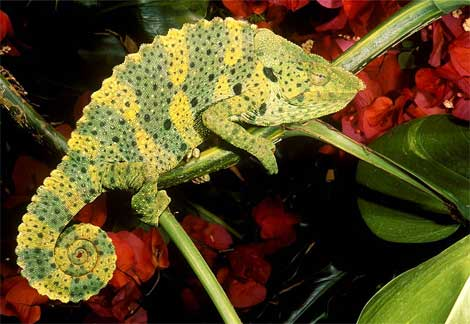
#> input picture images/chameleon1.jpg, 470 x 324 px, given in place of frame30.png, which was not available
$ python testS.py   (Python 2 division)
#> lines starting #> are read from the running program, lines starting #| are printed output that depends on the picture
### sift/imtools.py
import os
from PIL import Image
from PIL import ImageEnhance
from pylab import *
from scipy.ndimage import filters


#args: absolute path to folder (string), file extension including the '.' (string)
#returns: list of absolute paths to files in the folder with that extension (list of strings)
# [6 lines left out: function get_filelist, not called in this run]

def img_contrast(img,value):
    enhancer = ImageEnhance.Contrast(img_fromArr(img))
    return img_toArr(enhancer.enhance(value))

#Note that this crops with the origin in the top-left corner
#args: image to crop (numpy array), x,y,width,height of new image (ints)
#returns: cropped image (numpy array)
def img_crop(img,x,y,width,height):
    return img.crop((x,y,x+width,y+height))


#args: image to convert (PIL image)
#returns: converted image (numpy array)
def img_toArr(img):
    return array(img.convert('L'))


#args: image to convert (numpy array)
#returns: converted image (PIL image)
def img_fromArr(arr):
    return Image.fromarray(arr)


#args: two images to make into one (numpy arrays)
#returns: im1 appended to the left of im2 (numpy array)
# [10 lines left out: function img_append, not called in this run]

### sift/sift.py
import os, sys
from PIL import Image
from pylab import *
import imtools


class SiftObject:

    #Instance data members
    #keyCount:     (int) total number of keypoints associated with this object
    #location:     (numpy nx2 array) x,y position of each keypoint relative to
    #              the origin of the latest source image
    #scale:        (numpy nx1 array) size of each keypoint
    #angle:        (numpy nx1 array) angle in radians of each keypoint
    #descriptor:   (numpy nx128 array) keypoint descriptors (used for matching)
    #boxVector     (numpy nx2 array) radians, radius to original bounding box
    #              upper left-hand corner
    #matched:      (numpy nx1 array) True/False did this keypoint match to the
    #              source image last update
    #isVisible:    (bool) True/False were any keypoints matched in last update?
    #              If False, the object is briefly searched for. If False,
    #              no new keypoints will be learned
    #frameSearches:(int) how many times the current update frame has been
    #              searched for the object. If SiftObject.maxSearches is
    #              reached, then searching will end for the current frame
    #boundingBox:  (Python 1x4 list) x1,y1,x2,y2 of box surrounding every
    #              keypoint in last update, used to estimate object's position
    #origBox:      (Python 1x2 list) width,height describing original bounding
    #              box size
    #trust:        (numpy nx1 array) value 0.0-1.0 determined by how often a
    #              dynamically found keypoint has appeared. Once trust = 1.0,
    #              the keypoint is marked as trusted and is kept
    #trusted       (numpy nx1 array) True/False has this keypoint been matched
    #              enough times to be considered a stable part of the object

    #Percentage larger in side length the search box is than the bounding box
    searchBoxRatio = 1.25
    #Smallest bounding box side length
    minBoxLength = 20
    #SIFT parameters (suggested: edge 10, peak 5, ratio 0.7)
    siftParams = "--edge-thresh 10 --peak-thresh 5"
    distRatio = 0.7
    #Increase and decrease in trust when an untrusted keypoint is/is not matched
    trustMatch = 0.25
    trustNoMatch = 0.5
    #Maximum number of additional keypoint searches before giving up on a frame
    maxSearches = 4


    '''
    Initialize an empty instance. Used in object creation
    returns: new SiftObject instance
    '''
    def __init__(self):
        #Initialize it as empty with no trusted keypoints
        self.keyCount = 0
        self.location = zeros((self.keyCount,2))
        self.scale = zeros((self.keyCount))
        self.angle = zeros((self.keyCount))
        self.descriptor = zeros((self.keyCount,128))
        self.boxVector = zeros((self.keyCount,2))
        self.matched = zeros((self.keyCount),'bool')
        self.isVisible = False
        self.frameSearches = 0
        self.boundingBox = [0,0,SiftObject.minBoxLength,SiftObject.minBoxLength]
        self.origBox = self.boundingBox
        self.trust = zeros((self.keyCount))
        self.trusted = zeros((self.keyCount),'bool')
        self.position = zeros((3,2))
        self.velocity = zeros((2,2))
        self.acceleration = zeros((1,2))


    '''
    Print out diagnostic information about the instance
    returns: nothing
    '''
    # [6 lines left out: function showInfo, not called in this run]

    '''
    Empty the instance of all keypoint data
    returns: nothing
    '''
    # [19 lines left out: function empty, not called in this run]


    '''
    Load in training keypoints. Any existing keypoints will be erased. All new
    keypoints are marked as trusted
    img: a numpy image array
    box: a Python list [x1,y1,x2,y2]. Forms a rectangle around the object to
    track
    returns: nothing
    '''
    # [51 lines left out: function train, not called in this run]


    '''
    Updates keypoint positions and trust and object's estimated position given
    an image, typically the next frame in a video sequence
    img: a numpy image array
    returns: nothing
    '''
    # [9 lines left out: function update, not called in this run]


    '''
    Update the positions of keypoints according to the passed image. Matches
    existing keypoints to keypoints found in the specified image and creates
    new keypoints for those not matched
    img: a numpy image array
    returns: nothing
    '''
    # [88 lines left out: function updateKeypoints, not called in this run]


    '''
    Calculate the position and size of a bounding box surrounding and slightly
    larger than the current one to be used to search the newest update image.
    imgSize: Python 1x2 list [height,width] of update image
    lost: int specifying how many times the update image has been searched
    for keypoints to no avail (higher value -> more search boxes)
    returns: x[],y[],width[],height[],count of each box to crop and search for
    keypoints in. If the image has been entirely searched, count = 0
    '''
    # [51 lines left out: function computeSearchBox, not called in this run]


    '''
    Determines where the bounding box should be positioned based on the position
    offset vectors of every trusted, matched keypoint
    returns: nothing
    '''
    # [18 lines left out: function updateBoundingBox, not called in this run]


    '''
    Calculates the offset vector from every new keypoint to the top-left corner
    of the bounding box for future bounding box positioning
    returns: nothing
    '''
    # [10 lines left out: function relateKeypoints, not called in this run]


    '''
    Determines the trust level of keypoints based on the last update image, and
    handles any deleting or trusting of keypoints
    returns: nothing
    '''
    # [56 lines left out: functions updateTrust, updatePrediction, not called in this run]


    '''
    Open a figure and show the object's bounding box and visible keypoints.
    Keypoints are red/yellow for trusted/untrusted, and the bounding box is
    blue/green for visible/searching
    img: a numpy image array
    returns: nothing
    '''
    # [23 lines left out: function plot, not called in this run]


'''
Wrapper combining several functions into one. Use this to get the SIFT features
from a numpy image array.
-im: a numpy image array
-box: a list [x,y,width,height] of the image to crop out and analyze. If this is
specified, the x,y positions will be relative to the corner of the box and you
should use feature_shift() if you want global coordinates. If not specified, the
 whole image is used
-returns [x,y,scale,orientation in radians], [descriptors]
'''
def feature_getFromArr(im,box=None):
    imtools.img_fromArr(im).save('tmp.pgm')
    return feature_getFromImg('tmp.pgm',box)


'''
Wrapper combining several functions into one. Use this to get the SIFT features
from an image file.
-im: path to the image file
-box: a list [x,y,width,height] of the image to crop out and analyze. If this is
specified, the x,y positions will be relative to the corner of the box and you
should use feature_shift() if you want global coordinates. If not specified, the
 whole image is used
-returns [x,y,scale,orientation in radians], [descriptors]
'''
# [5 lines left out: function feature_getFromImg, not called in this run]


'''
Process an image and save the results in a file. Each row contains the
coordinates, scale, and rotation angle(radians) for each interest point as the
first four values, followed by the 128 values of the corresponding descriptor
-box: if specified, the image is first cropped before being fed into SIFT.
 Box is a 4x1 list [x,y,width,height] describing the crop and the top-left
 corner of the image is the origin. Note that the saved x,y coordinates will
 be relative to the box, not the whole image.
'''
# [27 lines left out: function feature_save, not called in this run]


'''
Runs SIFT on every image in a folder and saves the key in a folder called 'keys'
-output: True = outputs a message for every file saved, False = no output
'''
# [16 lines left out: function feature_save_all, not called in this run]


'''
Read feature properties from a file and return a numpy array
-Returns [x,y,scale,orientation in radians], [descriptors]
'''
# [10 lines left out: function feature_load, not called in this run]


'''
Shifts a location array over by a certain amount. Use this after getting SIFT
features from a cropped portion of an image and you want the x,y coordinates
to be global, not relative to the box. In that case, dx,dy should be the top-
left corner of the box.
-Returns loc with x,y shifted by dx,dy
'''
# [5 lines left out: function feature_shift, not called in this run]


'''
For each descriptor in the first set, select its match in the second set
-desc1 and desc2 are descriptors from feature_load()
-indx: if specified, only the indexes from desc1 that appear in indx will be matched
-dist_ratio is the ratio of distances between nearest and second-nearest
 neighbors that can result in a match
-two_way: if true, then ensures that matches go both ways. Slower, but returns
 fewer false matches
-returns a desc1 length x 1 list [desc2 matching feature index or 0]
'''
# [37 lines left out: function match_find, not called in this run]


'''
Opposite of match_find(). Returns a list of indexes from desc1 that do not
have a match in desc2
-desc1 and desc2 are descriptors from feature_load()
-returns a desc1 length x 1 list [desc1 feature index with no match or 0]
'''
# [7 lines left out: function match_subtract, not called in this run]


'''
Display an image with features drawn on
-im is a numpy array of the image
-locs is a numpy array from feature_load()
-indx: nx1 numpy array. If passed, only features whose index is in indx are drawn
-circ: True = circles size of features drawn, False = point circles
'''
# [27 lines left out: function feature_plot, not called in this run]


'''
Shows a figure with lines joining the accepted matches
-im1,im2 are numpy arrays of the images
-locs1, locs2 are feature location lists from feature_load()
-matches is output from match() or match2()
'''
# [17 lines left out: function match_plot, not called in this run]

### sift/testS.py
from PIL import Image
from matplotlib import pyplot as plt
import os

import imtools
import sift


obj = sift.SiftObject()
arr = imtools.img_toArr(Image.open('ignore/cham/frame30.png'))
#> in img_toArr, `return array(img.convert('L'))`:
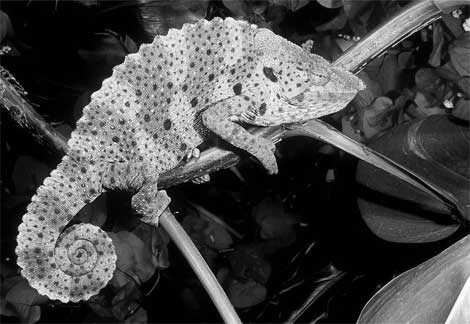
#> returned value: shape (324, 470); min 0, max 253, mean 73.2
#arr = imtools.img_toArr(Image.open('ignore/test/pop2.jpg'))

fig = plt.figure()
plt.gray()
plt.imshow(arr)
plt.axis('off')
#> (the run stopped early here; a loop or call above may not have finished)

$ run again, on images/chameleon2.jpg
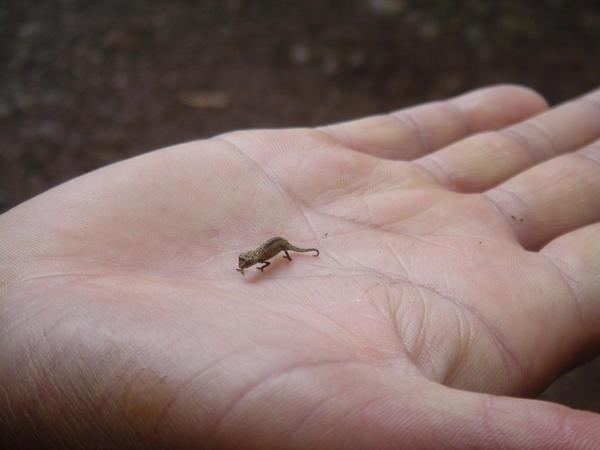
#> input picture images/chameleon2.jpg, 600 x 450 px, given in place of frame30.png, which was not available
#> in img_toArr, `return array(img.convert('L'))`:
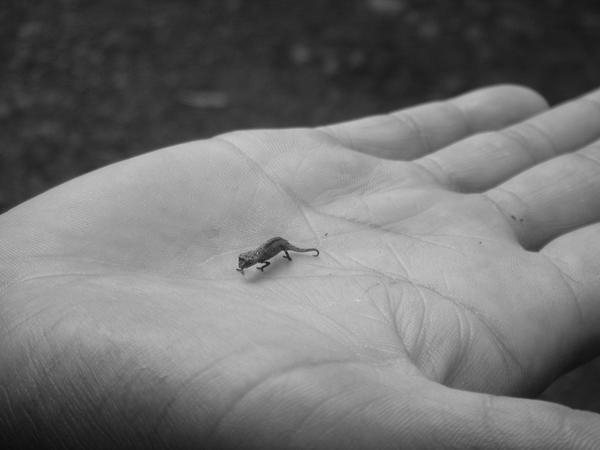
#> returned value: shape (450, 600); min 12, max 207, mean 113.5

$ run again, on images/chameleon3.jpg
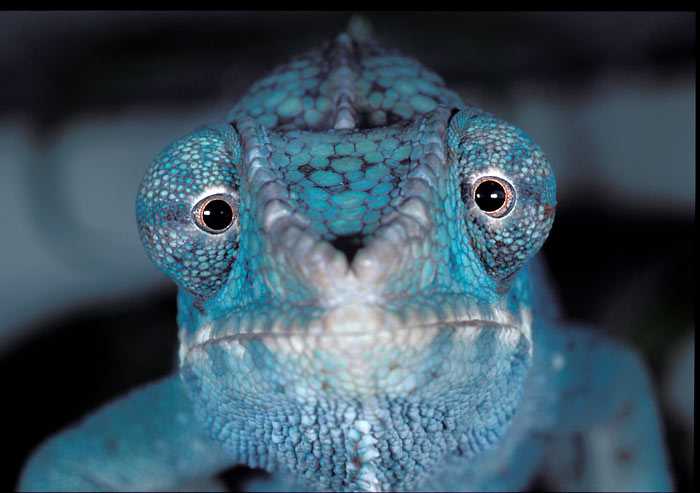
#> input picture images/chameleon3.jpg, 700 x 493 px, given in place of frame30.png, which was not available
#> in img_toArr, `return array(img.convert('L'))`:
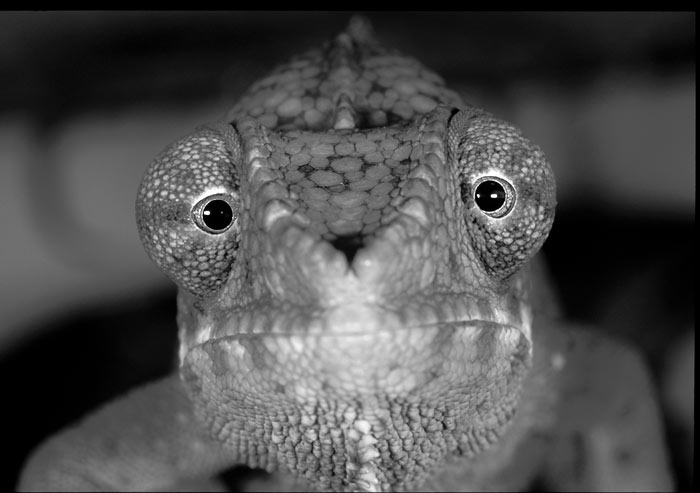
#> returned value: shape (493, 700); min 0, max 255, mean 76.7
